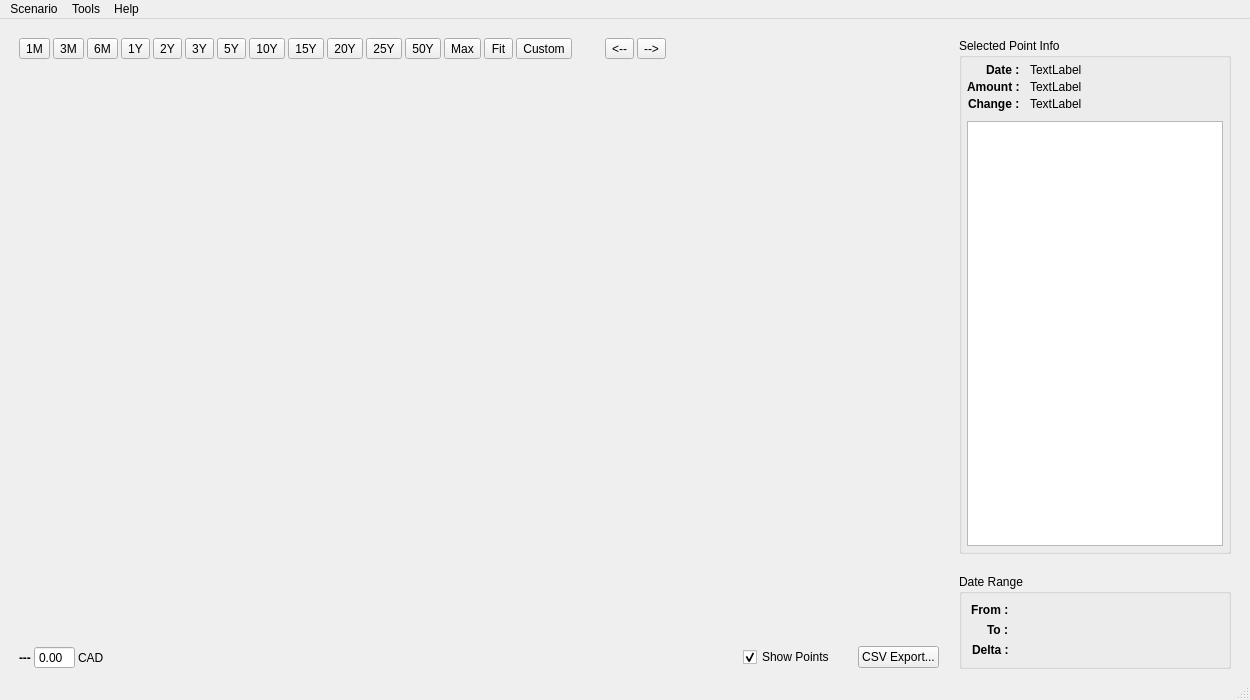
<?xml version="1.0" encoding="UTF-8"?>
<ui version="4.0">
 <class>MainWindow</class>
 <widget class="QMainWindow" name="MainWindow">
  <property name="geometry">
   <rect>
    <x>0</x>
    <y>0</y>
    <width>1250</width>
    <height>700</height>
   </rect>
  </property>
  <property name="sizePolicy">
   <sizepolicy hsizetype="Expanding" vsizetype="Expanding">
    <horstretch>0</horstretch>
    <verstretch>0</verstretch>
   </sizepolicy>
  </property>
  <property name="windowTitle">
   <string>Graphical Budget Planner</string>
  </property>
  <widget class="QWidget" name="centralwidget">
   <property name="sizePolicy">
    <sizepolicy hsizetype="Expanding" vsizetype="Expanding">
     <horstretch>0</horstretch>
     <verstretch>0</verstretch>
    </sizepolicy>
   </property>
   <layout class="QVBoxLayout" name="verticalLayout_2">
    <item>
     <layout class="QHBoxLayout" name="horizontalLayout" stretch="1,0">
      <property name="spacing">
       <number>20</number>
      </property>
      <property name="leftMargin">
       <number>10</number>
      </property>
      <property name="topMargin">
       <number>10</number>
      </property>
      <property name="rightMargin">
       <number>10</number>
      </property>
      <item>
       <layout class="QVBoxLayout" name="verticalLayout_6" stretch="0,0,0">
        <property name="spacing">
         <number>3</number>
        </property>
        <property name="sizeConstraint">
         <enum>QLayout::SetDefaultConstraint</enum>
        </property>
        <item>
         <layout class="QHBoxLayout" name="horizontalLayout_6">
          <item>
           <widget class="QToolButton" name="toolButton_1M">
            <property name="text">
             <string>1M</string>
            </property>
           </widget>
          </item>
          <item>
           <widget class="QToolButton" name="toolButton_3M">
            <property name="text">
             <string>3M</string>
            </property>
           </widget>
          </item>
          <item>
           <widget class="QToolButton" name="toolButton_6M">
            <property name="text">
             <string>6M</string>
            </property>
           </widget>
          </item>
          <item>
           <widget class="QToolButton" name="toolButton_1Y">
            <property name="text">
             <string>1Y</string>
            </property>
           </widget>
          </item>
          <item>
           <widget class="QToolButton" name="toolButton_2Y">
            <property name="text">
             <string>2Y</string>
            </property>
           </widget>
          </item>
          <item>
           <widget class="QToolButton" name="toolButton_3Y">
            <property name="text">
             <string>3Y</string>
            </property>
           </widget>
          </item>
          <item>
           <widget class="QToolButton" name="toolButton_5Y">
            <property name="text">
             <string>5Y</string>
            </property>
           </widget>
          </item>
          <item>
           <widget class="QToolButton" name="toolButton_10Y">
            <property name="text">
             <string>10Y</string>
            </property>
           </widget>
          </item>
          <item>
           <widget class="QToolButton" name="toolButton_15Y">
            <property name="text">
             <string>15Y</string>
            </property>
           </widget>
          </item>
          <item>
           <widget class="QToolButton" name="toolButton_20Y">
            <property name="text">
             <string>20Y</string>
            </property>
           </widget>
          </item>
          <item>
           <widget class="QToolButton" name="toolButton_25Y">
            <property name="text">
             <string>25Y</string>
            </property>
           </widget>
          </item>
          <item>
           <widget class="QToolButton" name="toolButton_50Y">
            <property name="text">
             <string>50Y</string>
            </property>
           </widget>
          </item>
          <item>
           <widget class="QToolButton" name="toolButton_Max">
            <property name="text">
             <string>Max</string>
            </property>
           </widget>
          </item>
          <item>
           <widget class="QToolButton" name="toolButton_Fit">
            <property name="text">
             <string>Fit</string>
            </property>
           </widget>
          </item>
          <item>
           <widget class="QToolButton" name="customToolButton">
            <property name="text">
             <string>Custom</string>
            </property>
           </widget>
          </item>
          <item>
           <spacer name="horizontalSpacer">
            <property name="orientation">
             <enum>Qt::Horizontal</enum>
            </property>
            <property name="sizeType">
             <enum>QSizePolicy::Fixed</enum>
            </property>
            <property name="sizeHint" stdset="0">
             <size>
              <width>30</width>
              <height>20</height>
             </size>
            </property>
           </spacer>
          </item>
          <item>
           <widget class="QToolButton" name="toolButton_Left">
            <property name="text">
             <string>&lt;--</string>
            </property>
           </widget>
          </item>
          <item>
           <widget class="QToolButton" name="toolButton_Right">
            <property name="text">
             <string>--&gt;</string>
            </property>
           </widget>
          </item>
          <item>
           <spacer name="horizontalSpacer_3">
            <property name="orientation">
             <enum>Qt::Horizontal</enum>
            </property>
            <property name="sizeHint" stdset="0">
             <size>
              <width>40</width>
              <height>20</height>
             </size>
            </property>
           </spacer>
          </item>
         </layout>
        </item>
        <item>
         <widget class="QWidget" name="curveWidget" native="true">
          <property name="sizePolicy">
           <sizepolicy hsizetype="Expanding" vsizetype="Expanding">
            <horstretch>0</horstretch>
            <verstretch>0</verstretch>
           </sizepolicy>
          </property>
          <property name="minimumSize">
           <size>
            <width>800</width>
            <height>400</height>
           </size>
          </property>
         </widget>
        </item>
        <item>
         <layout class="QHBoxLayout" name="horizontalLayout_3">
          <item>
           <widget class="QLabel" name="startAmountLabel">
            <property name="font">
             <font>
              <bold>true</bold>
             </font>
            </property>
            <property name="text">
             <string>---</string>
            </property>
           </widget>
          </item>
          <item>
           <widget class="QDoubleSpinBox" name="baselineDoubleSpinBox">
            <property name="buttonSymbols">
             <enum>QAbstractSpinBox::NoButtons</enum>
            </property>
            <property name="showGroupSeparator" stdset="0">
             <bool>true</bool>
            </property>
           </widget>
          </item>
          <item>
           <widget class="QLabel" name="baselineCurrencyLabel">
            <property name="text">
             <string>CAD</string>
            </property>
           </widget>
          </item>
          <item>
           <spacer name="horizontalSpacer_5">
            <property name="orientation">
             <enum>Qt::Horizontal</enum>
            </property>
            <property name="sizeHint" stdset="0">
             <size>
              <width>5</width>
              <height>20</height>
             </size>
            </property>
           </spacer>
          </item>
          <item>
           <spacer name="horizontalSpacer_4">
            <property name="orientation">
             <enum>Qt::Horizontal</enum>
            </property>
            <property name="sizeType">
             <enum>QSizePolicy::Fixed</enum>
            </property>
            <property name="sizeHint" stdset="0">
             <size>
              <width>40</width>
              <height>20</height>
             </size>
            </property>
           </spacer>
          </item>
          <item>
           <widget class="QCheckBox" name="showPointsCheckBox">
            <property name="text">
             <string>Show Points</string>
            </property>
            <property name="checked">
             <bool>true</bool>
            </property>
           </widget>
          </item>
          <item>
           <spacer name="horizontalSpacer_2">
            <property name="orientation">
             <enum>Qt::Horizontal</enum>
            </property>
            <property name="sizeType">
             <enum>QSizePolicy::Fixed</enum>
            </property>
            <property name="sizeHint" stdset="0">
             <size>
              <width>20</width>
              <height>20</height>
             </size>
            </property>
           </spacer>
          </item>
          <item>
           <widget class="QPushButton" name="exportTextFilePushButton">
            <property name="text">
             <string>CSV Export...</string>
            </property>
           </widget>
          </item>
         </layout>
        </item>
       </layout>
      </item>
      <item>
       <layout class="QVBoxLayout" name="verticalLayout" stretch="1,0">
        <property name="spacing">
         <number>20</number>
        </property>
        <item>
         <widget class="QGroupBox" name="CiGB">
          <property name="font">
           <font>
            <bold>false</bold>
           </font>
          </property>
          <property name="title">
           <string>Selected Point Info</string>
          </property>
          <property name="flat">
           <bool>false</bool>
          </property>
          <property name="checkable">
           <bool>false</bool>
          </property>
          <layout class="QVBoxLayout" name="verticalLayout_3" stretch="0,1">
           <property name="spacing">
            <number>10</number>
           </property>
           <property name="leftMargin">
            <number>5</number>
           </property>
           <property name="topMargin">
            <number>5</number>
           </property>
           <property name="rightMargin">
            <number>5</number>
           </property>
           <property name="bottomMargin">
            <number>5</number>
           </property>
           <item>
            <layout class="QFormLayout" name="formLayout_3">
             <property name="labelAlignment">
              <set>Qt::AlignRight|Qt::AlignTrailing|Qt::AlignVCenter</set>
             </property>
             <property name="verticalSpacing">
              <number>3</number>
             </property>
             <item row="0" column="0">
              <widget class="QLabel" name="label_2">
               <property name="sizePolicy">
                <sizepolicy hsizetype="Preferred" vsizetype="Fixed">
                 <horstretch>0</horstretch>
                 <verstretch>0</verstretch>
                </sizepolicy>
               </property>
               <property name="font">
                <font>
                 <bold>true</bold>
                </font>
               </property>
               <property name="text">
                <string>Date :</string>
               </property>
              </widget>
             </item>
             <item row="2" column="0">
              <widget class="QLabel" name="label_4">
               <property name="sizePolicy">
                <sizepolicy hsizetype="Preferred" vsizetype="Fixed">
                 <horstretch>0</horstretch>
                 <verstretch>0</verstretch>
                </sizepolicy>
               </property>
               <property name="font">
                <font>
                 <bold>true</bold>
                </font>
               </property>
               <property name="text">
                <string>Change :</string>
               </property>
              </widget>
             </item>
             <item row="1" column="0">
              <widget class="QLabel" name="label_5">
               <property name="sizePolicy">
                <sizepolicy hsizetype="Preferred" vsizetype="Fixed">
                 <horstretch>0</horstretch>
                 <verstretch>0</verstretch>
                </sizepolicy>
               </property>
               <property name="font">
                <font>
                 <bold>true</bold>
                </font>
               </property>
               <property name="text">
                <string>Amount :</string>
               </property>
              </widget>
             </item>
             <item row="0" column="1">
              <widget class="QLabel" name="ciDateLabel">
               <property name="sizePolicy">
                <sizepolicy hsizetype="Preferred" vsizetype="Fixed">
                 <horstretch>0</horstretch>
                 <verstretch>0</verstretch>
                </sizepolicy>
               </property>
               <property name="text">
                <string>TextLabel</string>
               </property>
              </widget>
             </item>
             <item row="1" column="1">
              <widget class="QLabel" name="ciAmountLabel">
               <property name="sizePolicy">
                <sizepolicy hsizetype="Preferred" vsizetype="Fixed">
                 <horstretch>0</horstretch>
                 <verstretch>0</verstretch>
                </sizepolicy>
               </property>
               <property name="text">
                <string>TextLabel</string>
               </property>
              </widget>
             </item>
             <item row="2" column="1">
              <widget class="QLabel" name="ciDeltaLabel">
               <property name="sizePolicy">
                <sizepolicy hsizetype="Preferred" vsizetype="Fixed">
                 <horstretch>0</horstretch>
                 <verstretch>0</verstretch>
                </sizepolicy>
               </property>
               <property name="text">
                <string>TextLabel</string>
               </property>
              </widget>
             </item>
            </layout>
           </item>
           <item>
            <widget class="QListWidget" name="ciDetailsListWidget">
             <property name="sizePolicy">
              <sizepolicy hsizetype="Preferred" vsizetype="Expanding">
               <horstretch>0</horstretch>
               <verstretch>0</verstretch>
              </sizepolicy>
             </property>
             <property name="sizeAdjustPolicy">
              <enum>QAbstractScrollArea::AdjustIgnored</enum>
             </property>
             <property name="alternatingRowColors">
              <bool>true</bool>
             </property>
             <property name="selectionMode">
              <enum>QAbstractItemView::NoSelection</enum>
             </property>
             <property name="resizeMode">
              <enum>QListView::Fixed</enum>
             </property>
            </widget>
           </item>
          </layout>
         </widget>
        </item>
        <item>
         <widget class="QGroupBox" name="groupBox">
          <property name="title">
           <string>Date Range</string>
          </property>
          <layout class="QVBoxLayout" name="verticalLayout_5">
           <item>
            <layout class="QVBoxLayout" name="verticalLayout_4">
             <item>
              <layout class="QFormLayout" name="formLayout_4">
               <property name="labelAlignment">
                <set>Qt::AlignRight|Qt::AlignTrailing|Qt::AlignVCenter</set>
               </property>
               <item row="0" column="0">
                <widget class="QLabel" name="label_8">
                 <property name="font">
                  <font>
                   <bold>true</bold>
                  </font>
                 </property>
                 <property name="text">
                  <string>From :</string>
                 </property>
                </widget>
               </item>
               <item row="1" column="0">
                <widget class="QLabel" name="label_7">
                 <property name="font">
                  <font>
                   <bold>true</bold>
                  </font>
                 </property>
                 <property name="text">
                  <string>To :</string>
                 </property>
                </widget>
               </item>
               <item row="0" column="1">
                <widget class="QLabel" name="dateRangeFromLabel">
                 <property name="text">
                  <string/>
                 </property>
                </widget>
               </item>
               <item row="1" column="1">
                <widget class="QLabel" name="dateRangeToLabel">
                 <property name="text">
                  <string/>
                 </property>
                </widget>
               </item>
               <item row="2" column="0">
                <widget class="QLabel" name="label_3">
                 <property name="font">
                  <font>
                   <bold>true</bold>
                  </font>
                 </property>
                 <property name="text">
                  <string>Delta :</string>
                 </property>
                </widget>
               </item>
               <item row="2" column="1">
                <widget class="QLabel" name="deltaRangeXLabel">
                 <property name="text">
                  <string/>
                 </property>
                </widget>
               </item>
              </layout>
             </item>
            </layout>
           </item>
          </layout>
         </widget>
        </item>
       </layout>
      </item>
     </layout>
    </item>
   </layout>
  </widget>
  <widget class="QMenuBar" name="menubar">
   <property name="geometry">
    <rect>
     <x>0</x>
     <y>0</y>
     <width>1250</width>
     <height>23</height>
    </rect>
   </property>
   <widget class="QMenu" name="menuFile">
    <property name="title">
     <string>Scenario</string>
    </property>
    <widget class="QMenu" name="menuOpen_Recent">
     <property name="title">
      <string>Open Recent</string>
     </property>
     <addaction name="separator"/>
    </widget>
    <addaction name="actionNew"/>
    <addaction name="separator"/>
    <addaction name="actionOpen"/>
    <addaction name="menuOpen_Recent"/>
    <addaction name="separator"/>
    <addaction name="actionSave"/>
    <addaction name="actionSave_As"/>
    <addaction name="separator"/>
    <addaction name="actionEdit"/>
    <addaction name="separator"/>
    <addaction name="actionQuit"/>
    <addaction name="separator"/>
   </widget>
   <widget class="QMenu" name="menuTools">
    <property name="title">
     <string>Tools</string>
    </property>
    <addaction name="actionOptions"/>
    <addaction name="actionAnalysis"/>
   </widget>
   <widget class="QMenu" name="menuHelp">
    <property name="title">
     <string>Help</string>
    </property>
    <addaction name="actionAbout"/>
    <addaction name="actionAbout_Qt"/>
   </widget>
   <addaction name="menuFile"/>
   <addaction name="menuTools"/>
   <addaction name="menuHelp"/>
  </widget>
  <widget class="QStatusBar" name="statusbar">
   <property name="sizeGripEnabled">
    <bool>true</bool>
   </property>
  </widget>
  <action name="actionNew">
   <property name="text">
    <string>New...</string>
   </property>
   <property name="toolTip">
    <string>Close the current scenario and create a new scenario</string>
   </property>
   <property name="shortcut">
    <string>Ctrl+N</string>
   </property>
  </action>
  <action name="actionOpen">
   <property name="text">
    <string>Open...</string>
   </property>
   <property name="toolTip">
    <string>Close the current scenario and open an existing scenario</string>
   </property>
   <property name="shortcut">
    <string>Ctrl+O</string>
   </property>
  </action>
  <action name="actionEdit">
   <property name="text">
    <string>Edit...</string>
   </property>
   <property name="toolTip">
    <string>Edit the current scenario</string>
   </property>
   <property name="shortcut">
    <string>Ctrl+E</string>
   </property>
  </action>
  <action name="actionSave">
   <property name="text">
    <string>Save</string>
   </property>
   <property name="toolTip">
    <string>Save the current scenario</string>
   </property>
   <property name="shortcut">
    <string>Ctrl+S</string>
   </property>
  </action>
  <action name="actionSave_As">
   <property name="text">
    <string>Save As...</string>
   </property>
   <property name="toolTip">
    <string>Save the current scenario under a new file</string>
   </property>
  </action>
  <action name="actionQuit">
   <property name="text">
    <string>Quit</string>
   </property>
  </action>
  <action name="actionAbout">
   <property name="text">
    <string>About Graphical Budget Planner</string>
   </property>
  </action>
  <action name="actionAbout_Qt">
   <property name="text">
    <string>About Qt</string>
   </property>
  </action>
  <action name="actionOptions">
   <property name="text">
    <string>Options...</string>
   </property>
  </action>
  <action name="actionAnalysis">
   <property name="text">
    <string>Analysis...</string>
   </property>
  </action>
 </widget>
 <resources/>
 <connections/>
</ui>
